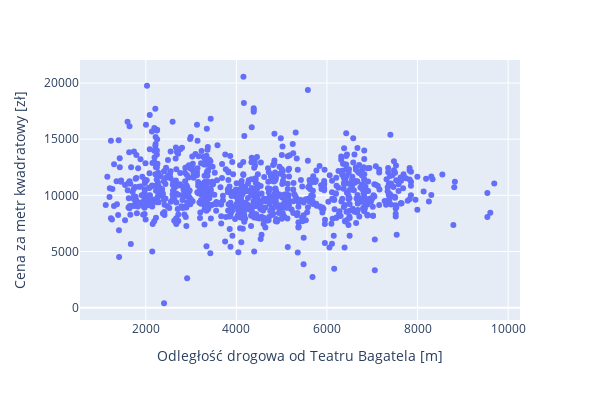

Notebook code cell kept with this figure:
### Code cell
fig = px.scatter(df9, x="road_distance", y="cena mkw", 
labels={
                     "road_distance": "Odległość drogowa od Teatru Bagatela [m]",
                     "cena mkw": "Cena za metr kwadratowy [zł]",}, height=400, width=600)
fig.update_xaxes(tickformat="digit")
fig.update_yaxes(tickformat="digit")
fig.show()

### Figure 1 — Plotly figure (JSON) as saved in the notebook; plotly's stock layout.template omitted (floating-point values rounded to 4 significant figures; data arrays with more than 128 entries replaced by an {"elided": "..."} marker saying what was removed)
{"data": [{"hovertemplate": "Odległość drogowa od Teatru Bagatela [m]=%{x}<br>Cena za metr kwadratowy [zł]=%{y}<extra></extra>", "legendgroup": "", "marker": {"color": "#636efa", "symbol": "circle"}, "mode": "markers", "name": "", "orientation": "v", "showlegend": false, "type": "scatter", "x": {"elided": "937 int values"}, "xaxis": "x", "y": {"elided": "937 float values"}, "yaxis": "y"}], "layout": {"height": 400, "legend": {"tracegroupgap": 0}, "margin": {"t": 60}, "width": 600, "xaxis": {"anchor": "y", "domain": [0, 1], "tickformat": "digit", "title": {"text": "Odległość drogowa od Teatru Bagatela [m]"}}, "yaxis": {"anchor": "x", "domain": [0, 1], "tickformat": "digit", "title": {"text": "Cena za metr kwadratowy [zł]"}}}}
